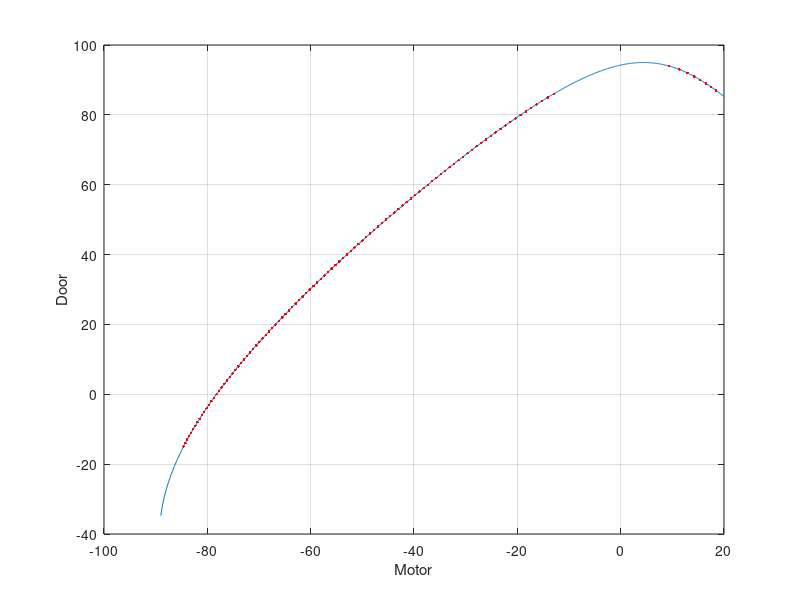
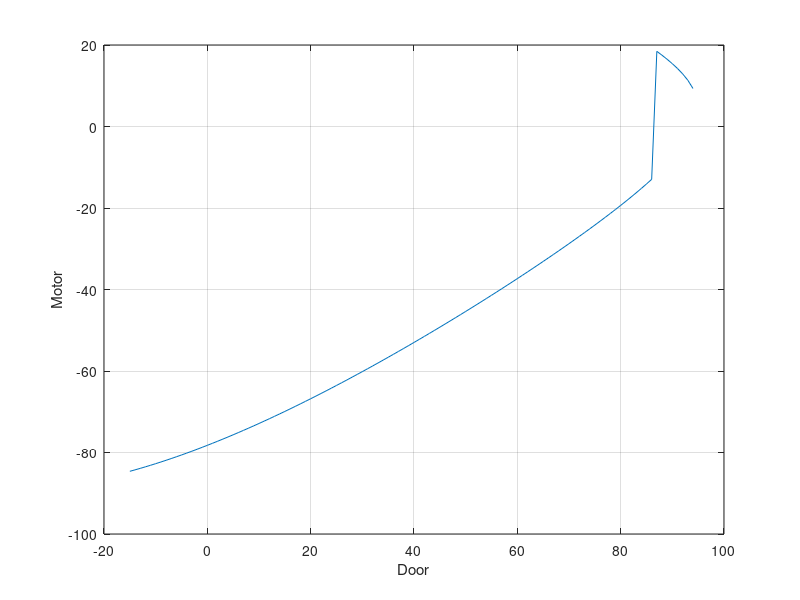

Recreate these plots in MATLAB, in order.
r1 = 18 ; 
r2 = 58 ; 
r3 = 12.13 ; 
x0 = -64.44 ; 
y0 = -10.22 ; 
DoorTiltDeg =  115.89; 
thtOffset = 0; 
thtVec = (-89:0.1:20) + thtOffset; 
x1Vec  = thtVec * 0 ; 
y1Vec = x1Vec ; 
outVec = x1Vec ;
nTht = length(thtVec); 
for cnt = 1:nTht
    tht = ( thtVec(cnt) - thtOffset )  * pi / 180; 
    x1 = x0 + cos(tht) * r1 ; 
    y1 = y0 + sin(tht) * r1 ; 
    x1Vec(cnt) = x1 ; 
    y1Vec(cnt) = y1 ; 
    delta = atan2(-y1,-x1) ; 
    c = norm([y1,x1]) ; 
    carg = (c^2+r3^2-r2^2)/(c * r3 * 2); 
    if abs( carg) > 1 
        error('Cant do this angle') ; 
    end 

    gamma = acos( carg )  ;
    outVec(cnt) = ( delta + gamma )* 180/pi - 180 + DoorTiltDeg ; 
end 

figure(2); clf
plot(thtVec, outVec) ; grid on 
xlabel('Motor') ; ylabel('Door') ; 


thtVec = (-15:94) ; 
outVec = thtVec * 0 ;
% thtVec = -45 + DoorTiltDeg ; 
nTht = length(thtVec); 
for cnt = 1:nTht
    thtDeg = thtVec(cnt);
    tht = ( thtDeg - DoorTiltDeg ) * pi / 180; 
    x2 = cos(tht) * r3 ; 
    y2 = sin(tht) * r3 ; 
    delta = atan2(y2-y0,x2-x0) ; 
    c = norm([y0-y2,x0-x2]) ; 
    carg = (c^2+r1^2-r2^2)/(c * r1 * 2); 
    if abs( carg) > 1 
        error('Cant do this angle') ; 
    end 
    gamma = acos( carg )  ;
    if ( thtDeg > 86 )
        gamma = -gamma ; 
    end 
    outVec(cnt) = ( delta - gamma )* 180/pi   ; 
end 

% figure(3); 
hold on
plot( outVec   ,thtVec ,'r.') ; grid on 
%ylabel('Motor') ; xlabel('Door') ; 

figure(3); clf
plot( thtVec , outVec  ) ; grid on 
ylabel('Motor') ; xlabel('Door') ; 

